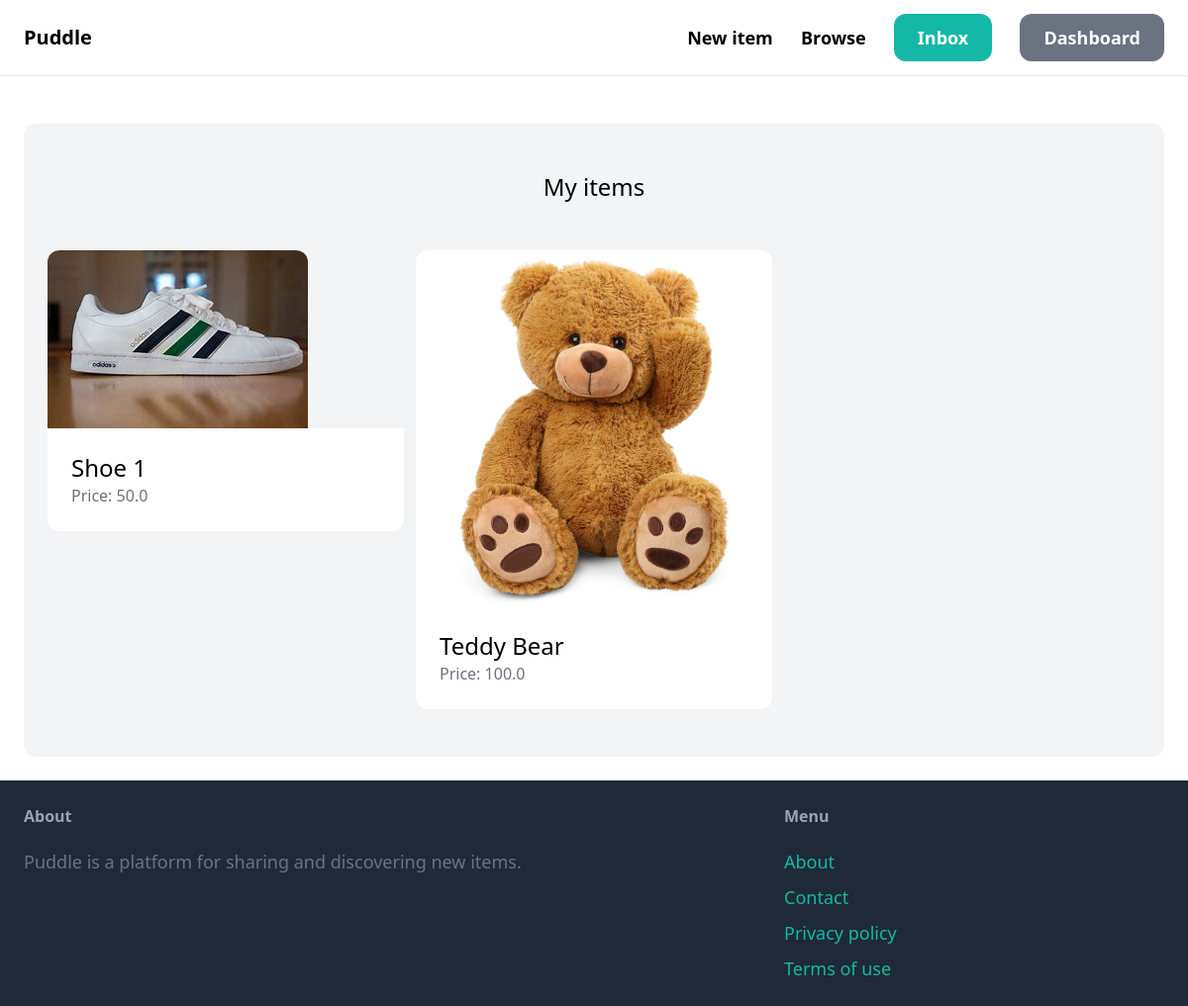
Page /dashboard/ (signed in) on the earlier database version.
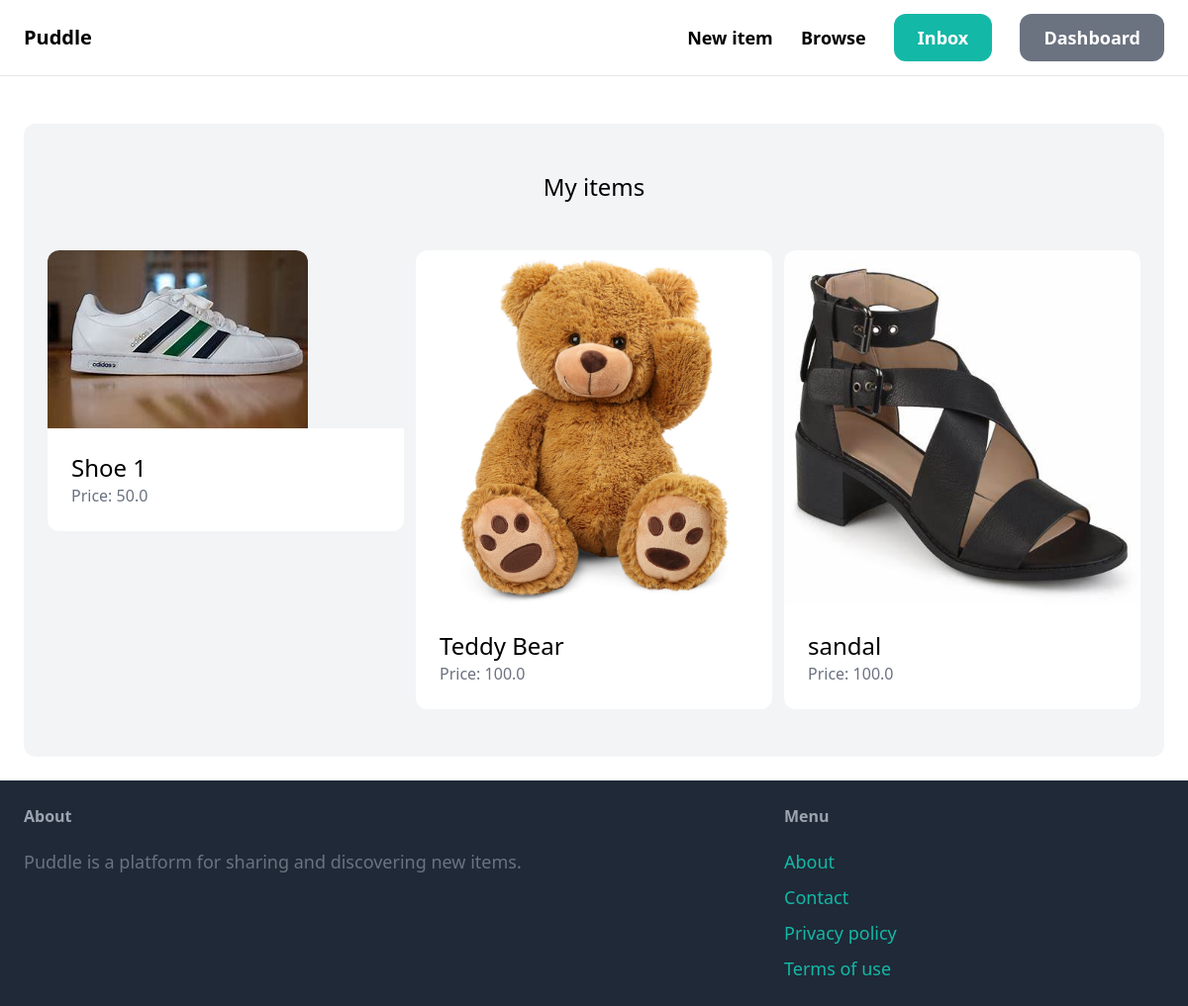
Same page on the later database version.
### item/models.py (models this page shows, shortened)
class Item(models.Model):
    category = models.ForeignKey(Category, related_name='items', on_delete=models.CASCADE)
    name = models.CharField(max_length=255)
    description = models.TextField(blank=True, null=True)
    price = models.FloatField()
    image = models.ImageField(upload_to='item_images', blank=True, null=True)
    is_sold = models.BooleanField(default=False)
    created_by = models.ForeignKey(User, related_name='items', on_delete=models.CASCADE)
    created_at = models.DateTimeField(auto_now_add=True)

### dashboard/views.py (the view)
# urls.py: path('', views.index, name='index'),
@login_required
def index(request):
    items = Item.objects.filter(created_by=request.user)
    return render(request, 'dashboard/index.html', {
        'items': items,
    })

### dashboard/templates/dashboard/index.html (shortened to what this page needs)
{% extends 'core/base.html' %}
{% block content %}
    <div class="mt-6 px-6 py-12 bg-gray-100 rounded-xl">
        <h2 class="mb-12 text-2xl text-center">My items</h2>
        <div class="grid grid-cols-3 gap-3">
            {% for item in items %}
                <div>
                    <a href="{% url 'item:detail' item.id %}">
                        <div>
                            <img src="{{ item.image.url }}" class="rounded-t-xl">
                        </div>
                        <div class="p-6 bg-white rounded-b-xl">
                            <h2 class="text-2xl">{{ item.name }}</h2>
                            <p class="text-gray-500">Price: {{ item.price }}</p>
                        </div>
                    </a>
                </div>
            {% endfor %}
        </div>
    </div>
{% endblock %}

Differences in the rows shown:
added Item: image (picture), name "sandal", price "100.0"
